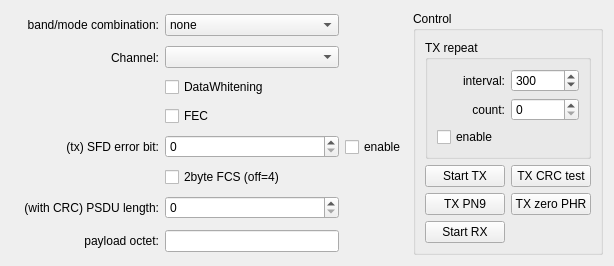
<?xml version="1.0" encoding="UTF-8"?>
<ui version="4.0">
 <class>FormIEEE802154g</class>
 <widget class="QWidget" name="FormIEEE802154g">
  <property name="geometry">
   <rect>
    <x>0</x>
    <y>0</y>
    <width>614</width>
    <height>263</height>
   </rect>
  </property>
  <property name="sizePolicy">
   <sizepolicy hsizetype="MinimumExpanding" vsizetype="MinimumExpanding">
    <horstretch>0</horstretch>
    <verstretch>0</verstretch>
   </sizepolicy>
  </property>
  <property name="windowTitle">
   <string>Form</string>
  </property>
  <layout class="QGridLayout" name="gridLayout">
   <item row="7" column="0">
    <widget class="QLabel" name="labelSFD">
     <property name="text">
      <string/>
     </property>
    </widget>
   </item>
   <item row="0" column="1">
    <widget class="QLabel" name="label">
     <property name="text">
      <string>band/mode combination:</string>
     </property>
     <property name="alignment">
      <set>Qt::AlignRight|Qt::AlignTrailing|Qt::AlignVCenter</set>
     </property>
    </widget>
   </item>
   <item row="1" column="1">
    <widget class="QLabel" name="label_4">
     <property name="text">
      <string>Channel:</string>
     </property>
     <property name="alignment">
      <set>Qt::AlignRight|Qt::AlignTrailing|Qt::AlignVCenter</set>
     </property>
    </widget>
   </item>
   <item row="0" column="2">
    <widget class="QComboBox" name="comboBoxInit">
     <item>
      <property name="text">
       <string>none</string>
      </property>
     </item>
     <item>
      <property name="text">
       <string>1) 50kbps h=1</string>
      </property>
     </item>
     <item>
      <property name="text">
       <string>2) 100kbps h=1</string>
      </property>
     </item>
     <item>
      <property name="text">
       <string>3) 200kbps h=1</string>
      </property>
     </item>
     <item>
      <property name="text">
       <string>4) 300kbps h=0.5</string>
      </property>
     </item>
     <item>
      <property name="text">
       <string>5) 100kbps h=0.5</string>
      </property>
     </item>
     <item>
      <property name="text">
       <string>6) 150kbps h=0.5</string>
      </property>
     </item>
     <item>
      <property name="text">
       <string>7) 200kbps h=0.5</string>
      </property>
     </item>
     <item>
      <property name="text">
       <string>8) 300kbps h=0.5</string>
      </property>
     </item>
     <item>
      <property name="text">
       <string>9) 50kbps h=1</string>
      </property>
     </item>
     <item>
      <property name="text">
       <string>10) 100kbps h=0.5</string>
      </property>
     </item>
     <item>
      <property name="text">
       <string>11) 150kbps h=0.5</string>
      </property>
     </item>
     <item>
      <property name="text">
       <string>12) 200kbps h=0.5</string>
      </property>
     </item>
     <item>
      <property name="text">
       <string>13) 300kbps h=0.5</string>
      </property>
     </item>
    </widget>
   </item>
   <item row="1" column="2">
    <widget class="QComboBox" name="comboBoxChannel"/>
   </item>
   <item row="2" column="2">
    <widget class="QCheckBox" name="checkBoxDWenable">
     <property name="text">
      <string>DataWhitening</string>
     </property>
    </widget>
   </item>
   <item row="3" column="2">
    <widget class="QCheckBox" name="checkBoxFECenable">
     <property name="text">
      <string>FEC</string>
     </property>
    </widget>
   </item>
   <item row="4" column="1">
    <widget class="QLabel" name="labelWrongSFD">
     <property name="text">
      <string>(tx) SFD error bit:</string>
     </property>
     <property name="alignment">
      <set>Qt::AlignRight|Qt::AlignTrailing|Qt::AlignVCenter</set>
     </property>
    </widget>
   </item>
   <item row="4" column="2">
    <widget class="QSpinBox" name="spinBoxWrongBit">
     <property name="maximum">
      <number>15</number>
     </property>
    </widget>
   </item>
   <item row="4" column="3">
    <widget class="QCheckBox" name="checkBoxWrongBitEnable">
     <property name="text">
      <string>enable</string>
     </property>
    </widget>
   </item>
   <item row="5" column="2">
    <widget class="QCheckBox" name="checkBox2ByteFCS">
     <property name="text">
      <string>2byte FCS (off=4)</string>
     </property>
    </widget>
   </item>
   <item row="0" column="4" rowspan="8">
    <widget class="QGroupBox" name="groupBox">
     <property name="title">
      <string>Control</string>
     </property>
     <layout class="QGridLayout" name="gridLayout_2">
      <item row="2" column="1">
       <widget class="QPushButton" name="pushButtonFECones">
        <property name="text">
         <string>TX zero PHR</string>
        </property>
       </widget>
      </item>
      <item row="1" column="0">
       <widget class="QPushButton" name="PushButtonStartTX">
        <property name="text">
         <string>Start TX</string>
        </property>
       </widget>
      </item>
      <item row="2" column="0">
       <widget class="QPushButton" name="pushButtonTXPN9">
        <property name="text">
         <string>TX PN9</string>
        </property>
        <property name="checkable">
         <bool>true</bool>
        </property>
       </widget>
      </item>
      <item row="1" column="1">
       <widget class="QPushButton" name="pushButtonTXcrcTest">
        <property name="text">
         <string>TX CRC test</string>
        </property>
       </widget>
      </item>
      <item row="3" column="0">
       <widget class="QPushButton" name="pushButtonStartRX">
        <property name="text">
         <string>Start RX</string>
        </property>
        <property name="checkable">
         <bool>true</bool>
        </property>
       </widget>
      </item>
      <item row="0" column="0" colspan="2">
       <widget class="QGroupBox" name="groupBox_2">
        <property name="title">
         <string>TX repeat</string>
        </property>
        <layout class="QGridLayout" name="gridLayout_3">
         <item row="2" column="0">
          <widget class="QCheckBox" name="checkBoxTXrepeatEnable">
           <property name="text">
            <string>enable</string>
           </property>
          </widget>
         </item>
         <item row="1" column="0">
          <widget class="QLabel" name="labelTXcount">
           <property name="text">
            <string>count:</string>
           </property>
           <property name="alignment">
            <set>Qt::AlignRight|Qt::AlignTrailing|Qt::AlignVCenter</set>
           </property>
          </widget>
         </item>
         <item row="0" column="0">
          <widget class="QLabel" name="labelTXinterval">
           <property name="text">
            <string>interval:</string>
           </property>
           <property name="alignment">
            <set>Qt::AlignRight|Qt::AlignTrailing|Qt::AlignVCenter</set>
           </property>
          </widget>
         </item>
         <item row="0" column="1">
          <widget class="QSpinBox" name="spinBoxTXinterval">
           <property name="minimum">
            <number>50</number>
           </property>
           <property name="maximum">
            <number>1000</number>
           </property>
           <property name="singleStep">
            <number>10</number>
           </property>
           <property name="value">
            <number>300</number>
           </property>
          </widget>
         </item>
         <item row="1" column="1">
          <widget class="QSpinBox" name="spinBoxTXcount">
           <property name="maximum">
            <number>1000</number>
           </property>
          </widget>
         </item>
        </layout>
       </widget>
      </item>
     </layout>
    </widget>
   </item>
   <item row="6" column="2">
    <widget class="QSpinBox" name="spinBoxPSDUlength">
     <property name="maximum">
      <number>2047</number>
     </property>
    </widget>
   </item>
   <item row="6" column="1">
    <widget class="QLabel" name="label_2">
     <property name="text">
      <string>(with CRC) PSDU length:</string>
     </property>
     <property name="alignment">
      <set>Qt::AlignRight|Qt::AlignTrailing|Qt::AlignVCenter</set>
     </property>
    </widget>
   </item>
   <item row="7" column="2">
    <widget class="QLineEdit" name="lineEditPayloadOctet"/>
   </item>
   <item row="7" column="1">
    <widget class="QLabel" name="label_3">
     <property name="text">
      <string>payload octet:</string>
     </property>
     <property name="alignment">
      <set>Qt::AlignRight|Qt::AlignTrailing|Qt::AlignVCenter</set>
     </property>
    </widget>
   </item>
  </layout>
 </widget>
 <resources/>
 <connections/>
</ui>
